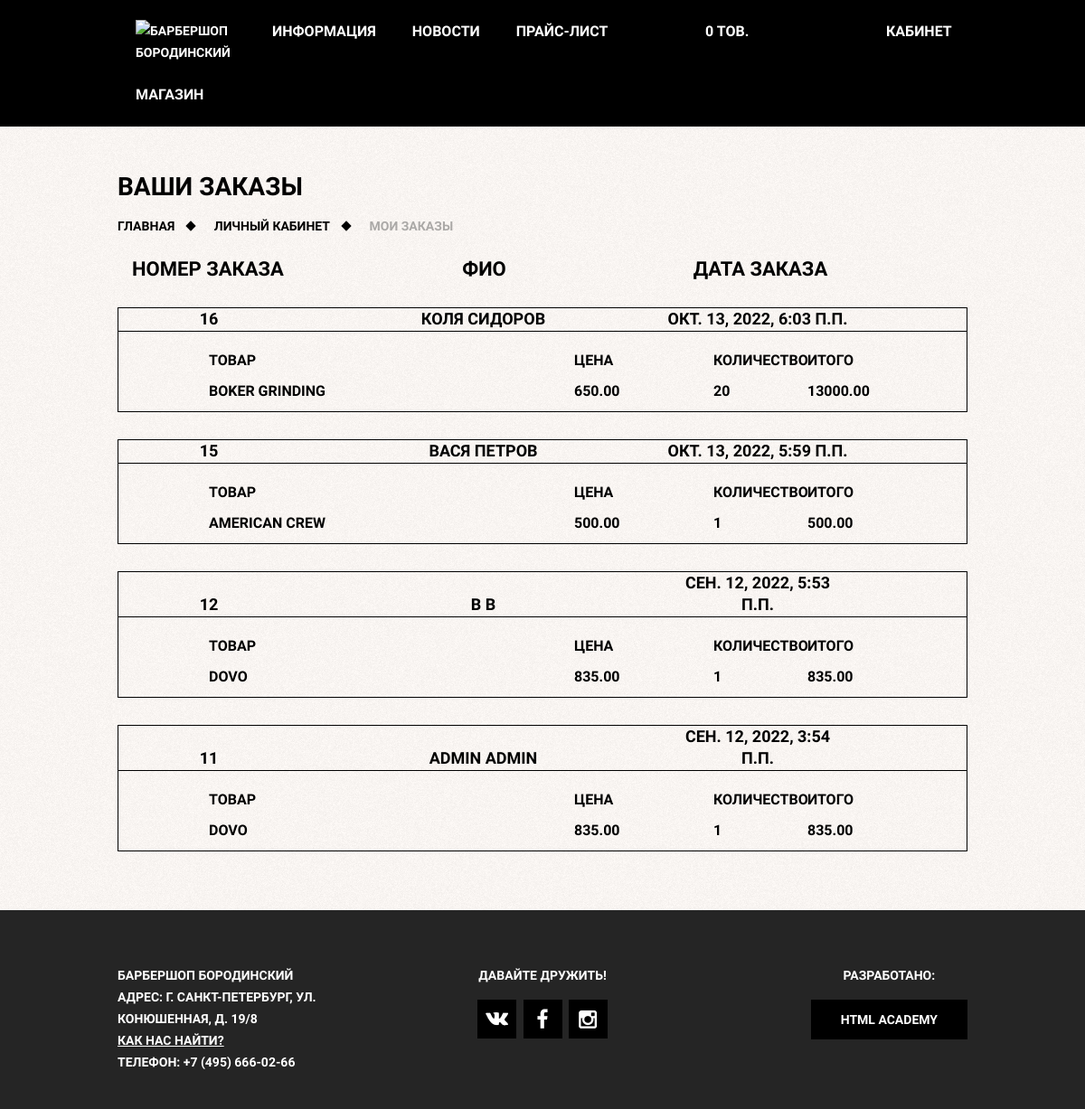
Page /account/my_orders/ (signed in) on the committed database.
### barber_orders/models.py (models this page shows, shortened)
class Order(models.Model):
    NO_PAID = 0
    PAID = 1
    SENT = 2
    DELIVERED = 3
    STATUS_CHOICES = ((NO_PAID, 'Не оплачено'),
                      (PAID, 'Оплачено'),
                      (SENT, 'Отправлено'),
                      (DELIVERED, 'Доставлено')
                      )
    first_name = models.CharField(max_length=20)
    last_name = models.CharField(max_length=30)
    email = models.EmailField()
    address = models.CharField(max_length=250)
    phone = models.CharField(max_length=15)
    user_comment = models.TextField(blank=True)
    created = models.DateTimeField(auto_now_add=True)
    updated = models.DateTimeField(auto_now=True)
    status = models.IntegerField(choices=STATUS_CHOICES, default=NO_PAID)
    profile = models.ForeignKey(Profile, related_name='profile_orders', on_delete=models.SET_NULL, null=True)
    class Meta:
        ordering = ('-created',)

class OrderItem(models.Model):
    order = models.ForeignKey(Order, related_name='items', 	on_delete=models.CASCADE)
    product = models.ForeignKey(Product, related_name='order_items', on_delete=models.CASCADE)
    price = models.DecimalField(max_digits=10, decimal_places=2)
    quantity = models.PositiveIntegerField(default=1)
    def get_cost(self):
        return self.price * self.quantity

### barber_shop/models.py (models this page shows, shortened)
class Product(models.Model):
    category = models.ForeignKey('Category',
                                 on_delete=models.PROTECT,
                                 related_name='product_category'
                                 )
    group = models.ForeignKey('ProductGroup',
                              on_delete=models.PROTECT,
                              related_name='product_group'
                              )
    name = models.ForeignKey('Manufacturer',
                             on_delete=models.PROTECT,
                             related_name='product_name'
                             )
    slug = models.SlugField(max_length=100, blank=True, unique=True)
    article = models.CharField(max_length=20, db_index=True)
    preview_image = models.ImageField(upload_to='shop_gallery/preview', blank=True)
    price = models.DecimalField(max_digits=5, decimal_places=0)
    available = models.BooleanField(default=True)
    short_description = models.TextField(blank=True)
    description = RichTextUploadingField(blank=True, null=True)
    created = models.DateTimeField(auto_now_add=True)
    updated = models.DateTimeField(auto_now=True)
    def __str__(self):
        return self.name.manufacturer
    class Meta:
        ordering = ['-updated']

class Manufacturer(models.Model):
    manufacturer = models.CharField(max_length=35)
    slug = models.SlugField(max_length=35, blank=True, unique=True)

### barber_account/views.py (the view)
# urls.py: path('my_orders/', show_my_orders, name='my_orders'),
@login_required
def show_my_orders(request):
    user = User.objects.get(id=request.user.id)
    profile = Profile.objects.filter(user=user).get()
    my_orders = profile.profile_orders.all()
    return render(request, 'barber_account/my_orders.html', {'my_orders': my_orders})

### barber_account/context_processors.py (called while the page is built)
def loginform(request):
    return {'form': LoginForm}

### barber_cart/cart.py (called while the page is built)
    def __len__(self):
        return sum(item['quantity'] for item in self.cart.values())

### barber_cart/context_processors.py (called while the page is built)
def cart(request):
	return {'cart': Cart(request)}

### barber_account/templates/barber_account/my_orders.html (shortened to what this page needs)
{% extends 'base.html' %}
{% block bodyclass %}
	class="inner-page"
{% endblock %}
{% block content %}
	<h1>Ваши заказы</h1>
	<ul class="breadcrumbs">
        <li><a href="{% url 'main_page' %}">Главная</a></li>
        <li><a href="{% url 'dashboard' %}">Личный кабинет</a></li>
        <li class="current">Мои заказы</li>
    </ul>
	<div style="font-size:22px; margin-bottom:30px;">
		<div style="display:inline-block; width:200px; text-align:center;">Номер заказа</div>
		<div style="display:inline-block; width:400px; text-align:center;">ФИО</div>
		<div style="display:inline-block; width:200px; text-align:center;">Дата заказа</div>
	</div>
	{% for order in my_orders %}
		<div style="margin-bottom:30px; border:1px solid #000">
			<div style="margin-bottom:20px; border-bottom:1px solid #000;">
				<div style="display:inline-block; width:200px; font-size:18px; text-align:center;">{{ order.id }}</div>
				<div style="display:inline-block; width:400px; font-size:18px; text-align:center;">{{ order.first_name }}  {{ order.last_name }}</div>
				<div style="display:inline-block; width:200px; font-size:18px; text-align:center;">{{ order.created }}</div>
			</div>
			<div style="margin-left:100px; font-size:16px;">
				<div style="display:inline-block; width:400px;">Товар</div>
				<div style="display:inline-block; width:150px;">Цена</div>
				<div style="display:inline-block; width:100px;">Количество</div>
				<div style="display:inline-block; width:150px;">Итого</div>
				<div style="margin-top:10px; margin-bottom:10px;">
				{% for item in order.items.all %}
					<div style="display:inline-block; width:400px;">{{ item.product }}</div>
					<div style="display:inline-block; width:150px;">{{ item.price }}</div>
					<div style="display:inline-block; width:100px;">{{ item.quantity }}</div>
					<div style="display:inline-block; width:150px;">{{ item.get_cost }}</div>
				{% endfor %}
				</div>
			</div>
		</div>
	{% endfor %}
{% endblock %}

### static/css/style.css (style rules this page uses)
html, body { margin: 0; padding: 0; }
body { min-width: 960px; font-weight: 700; font-size: 14px; line-height: 24px; font-family: "PT Sans Narrow", "Arial", sans-serif; color: #ffffff; text-transform: uppercase; background: #000000 url(../images/tint.png) no-repeat center top; }
.inner-page { color: #000000; background: #f8f3f0 url(../images/pattern-white.jpg) repeat; }
.breadcrumbs { margin: 0; padding: 0; list-style: none; }
.breadcrumbs li { position: relative; display: inline; padding-right: 40px; }
.breadcrumbs a { color: #000000; text-decoration: none; }
.breadcrumbs .current { color: #aba9a7; }
.breadcrumbs li::after { content: ""; position: absolute; top: 4px; right: 18px; width: 8px; height: 8px; background-color: #000000; transform: rotate(45deg); }
.breadcrumbs .current::after { content: none; }

### rows in the picture
Order: id "16", first_name "КОЛЯ", last_name "СИДОРОВ", created "ОКТ. 13, 2022, 6:03 П.П."
OrderItem: product "BOKER GRINDING", price "650.00", quantity "20", get_cost "13000.00"
Order: id "15", first_name "ВАСЯ", last_name "ПЕТРОВ", created "ОКТ. 13, 2022, 5:59 П.П."
OrderItem: product "AMERICAN CREW", price "500.00", quantity "1", get_cost "500.00"
Order: id "12", first_name "B", last_name "B", created "СЕН. 12, 2022, 5:53 П.П."
OrderItem: product "DOVO", price "835.00", quantity "1", get_cost "835.00"
Order: id "11", first_name "ADMIN", last_name "ADMIN", created "СЕН. 12, 2022, 3:54 П.П."
OrderItem: product "DOVO", price "835.00", quantity "1", get_cost "835.00"
